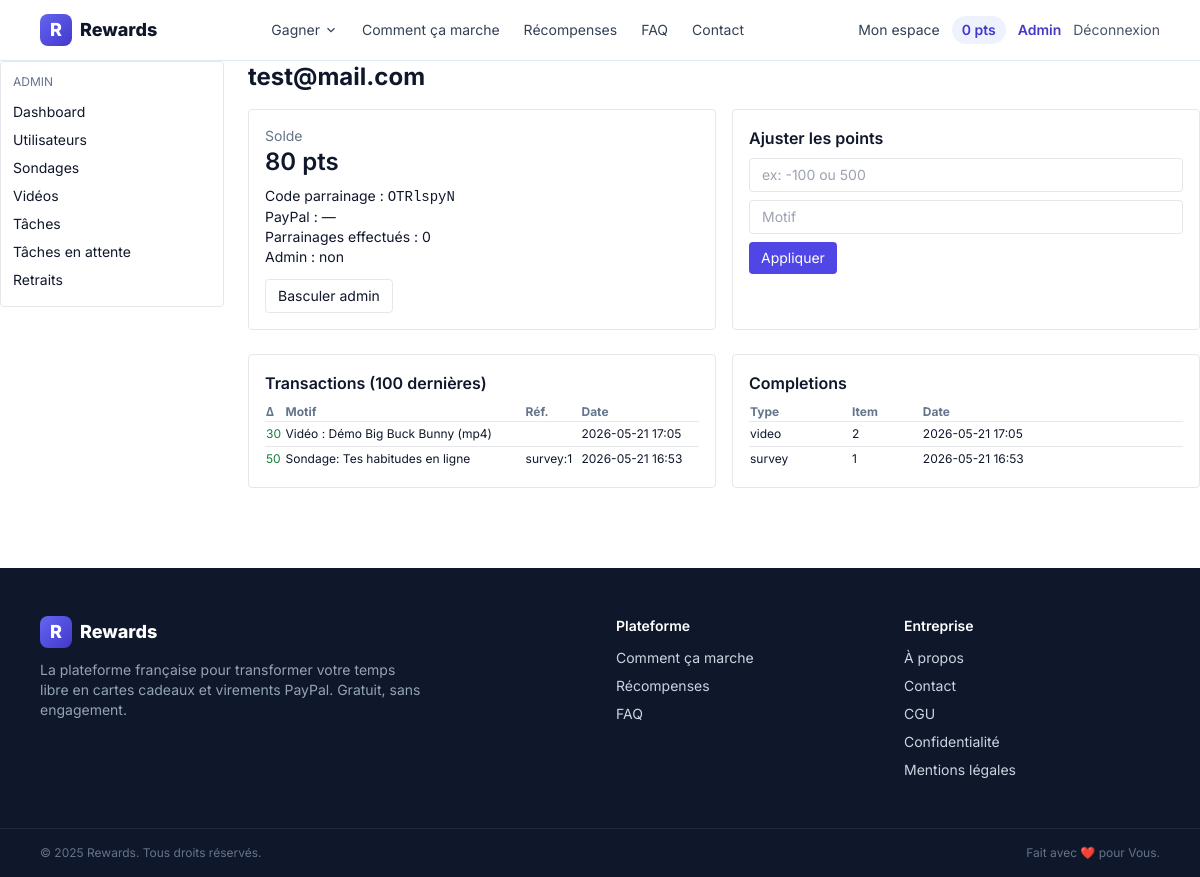
The app's page /admin/users/1 (signed in) with its own data.
### models.py (models this page shows, shortened)
class User(UserMixin, db.Model):
    __tablename__ = "users"
    id = db.Column(db.Integer, primary_key=True)
    email = db.Column(db.String(255), unique=True, nullable=False, index=True)
    password_hash = db.Column(db.String(255), nullable=False)
    points_balance = db.Column(db.Integer, default=0, nullable=False)
    referral_code = db.Column(db.String(16), unique=True, default=_gen_referral_code, nullable=False)
    referred_by_id = db.Column(db.Integer, db.ForeignKey("users.id"), nullable=True)
    paypal_email = db.Column(db.String(255), nullable=True)
    is_admin = db.Column(db.Boolean, default=False, nullable=False)
    created_at = db.Column(db.DateTime, default=datetime.utcnow, nullable=False)
    transactions = db.relationship("PointTransaction", backref="user", lazy="dynamic")
    completions = db.relationship("Completion", backref="user", lazy="dynamic")
    withdrawals = db.relationship("Withdrawal", backref="user", lazy="dynamic")

class PointTransaction(db.Model):
    __tablename__ = "point_transactions"
    id = db.Column(db.Integer, primary_key=True)
    user_id = db.Column(db.Integer, db.ForeignKey("users.id"), nullable=False)
    delta = db.Column(db.Integer, nullable=False)  # + ou -
    reason = db.Column(db.String(255), nullable=False)
    reference = db.Column(db.String(100), nullable=True)
    created_at = db.Column(db.DateTime, default=datetime.utcnow)

class Completion(db.Model):
    __tablename__ = "completions"
    id = db.Column(db.Integer, primary_key=True)
    user_id = db.Column(db.Integer, db.ForeignKey("users.id"), nullable=False)
    item_type = db.Column(db.String(20), nullable=False)  # 'survey' | 'video' | 'task'
    item_id = db.Column(db.Integer, nullable=False)
    completed_at = db.Column(db.DateTime, default=datetime.utcnow)
    __table_args__ = (
        db.UniqueConstraint("user_id", "item_type", "item_id", name="uniq_user_item"),
    )

### admin/routes.py (the view)
@admin_bp.route("/users/<int:user_id>")
@admin_required
def user_detail(user_id):
    user = db.session.get(User, user_id) or abort(404)
    txs = (PointTransaction.query.filter_by(user_id=user.id)
           .order_by(PointTransaction.id.desc()).limit(100).all())
    completions = (Completion.query.filter_by(user_id=user.id)
                   .order_by(Completion.id.desc()).limit(100).all())
    referrals_made = Referral.query.filter_by(referrer_id=user.id).count()
    return render_template("admin/user_detail.html",
                           user=user, txs=txs, completions=completions,
                           referrals_made=referrals_made)

### admin/routes.py (called while the page is built)
def admin_required(view):
    @wraps(view)
    @login_required
    def wrapper(*args, **kwargs):
        if not getattr(current_user, "is_admin", False):
            abort(403)
        return view(*args, **kwargs)
    return wrapper

### platforms/registry.py (called while the page is built)
def all_platforms(include_disabled: bool = False):
    return [p for p in PLATFORMS if include_disabled or p["enabled"]]

### templates/admin/user_detail.html (shortened to what this page needs)
{% extends "admin/_layout.html" %}
{% block admin_content %}
<h1 class="text-2xl font-bold mb-4">{{ user.email }}</h1>
<div class="grid md:grid-cols-2 gap-4 mb-6">
  <div class="bg-white border rounded p-4">
    <div class="text-sm text-slate-500">Solde</div>
    <div class="text-2xl font-semibold">{{ user.points_balance }} pts</div>
    <div class="text-sm mt-2">Code parrainage : <code>{{ user.referral_code }}</code></div>
    <div class="text-sm">PayPal : {{ user.paypal_email or "—" }}</div>
    <div class="text-sm">Parrainages effectués : {{ referrals_made }}</div>
    <div class="text-sm">Admin : {{ "oui" if user.is_admin else "non" }}</div>
    <form method="post" action="{{ url_for('admin.toggle_admin', user_id=user.id) }}" class="mt-3">
      <button class="text-sm px-3 py-1.5 border rounded hover:bg-slate-50">Basculer admin</button>
    </form>
  </div>
  <div class="bg-white border rounded p-4">
    <div class="font-semibold mb-2">Ajuster les points</div>
    <form method="post" action="{{ url_for('admin.adjust_points', user_id=user.id) }}" class="space-y-2">
      <input type="number" name="delta" placeholder="ex: -100 ou 500" class="border rounded px-3 py-1.5 w-full text-sm" required>
      <input type="text" name="reason" placeholder="Motif" class="border rounded px-3 py-1.5 w-full text-sm">
      <button class="bg-indigo-600 text-white px-3 py-1.5 rounded text-sm">Appliquer</button>
    </form>
  </div>
</div>
<div class="grid md:grid-cols-2 gap-4">
  <div class="bg-white border rounded p-4">
    <div class="font-semibold mb-2">Transactions (100 dernières)</div>
    <table class="w-full text-xs">
      <thead><tr class="text-left text-slate-500"><th>Δ</th><th>Motif</th><th>Réf.</th><th>Date</th></tr></thead>
      <tbody>
        {% for t in txs %}
        <tr class="border-t">
          <td class="py-1 {% if t.delta>0 %}text-green-700{% elif t.delta<0 %}text-red-700{% endif %}">{{ t.delta }}</td>
          <td>{{ t.reason }}</td>
          <td class="truncate max-w-[160px]">{{ t.reference or "" }}</td>
          <td>{{ t.created_at.strftime('%Y-%m-%d %H:%M') }}</td>
        </tr>
        {% endfor %}
      </tbody>
    </table>
  </div>
  <div class="bg-white border rounded p-4">
    <div class="font-semibold mb-2">Completions</div>
    <table class="w-full text-xs">
      <thead><tr class="text-left text-slate-500"><th>Type</th><th>Item</th><th>Date</th></tr></thead>
      <tbody>
        {% for c in completions %}
        <tr class="border-t"><td class="py-1">{{ c.item_type }}</td><td>{{ c.item_id }}</td><td>{{ c.completed_at.strftime('%Y-%m-%d %H:%M') }}</td></tr>
        {% endfor %}
      </tbody>
    </table>
  </div>
</div>
{% endblock %}

### templates/base.html (shortened to what this page needs)
<!doctype html>
<html lang="fr">
<head>
  <script src="https://cdn.tailwindcss.com"></script>
</head>
<body class="bg-white text-slate-900 min-h-screen flex flex-col">
<header class="bg-white/90 backdrop-blur border-b border-slate-200 sticky top-0 z-40">
  <div class="max-w-6xl mx-auto px-4 py-3 flex items-center justify-between">
    <a href="{{ url_for('index') }}" class="flex items-center gap-2 font-extrabold text-lg">
      <span class="inline-flex w-8 h-8 rounded-lg bg-gradient-to-br from-brand-500 to-brand-700 text-white items-center justify-center">R</span>
      <span>Rewards</span>
    </a>
    <nav class="hidden md:flex items-center gap-6 text-sm">
      <div class="relative group">
        <button class="text-slate-700 hover:text-brand-700 inline-flex items-center gap-1 py-2">
          Gagner
          <svg width="14" height="14" viewBox="0 0 24 24" fill="none" stroke="currentColor" stroke-width="2"><path d="M6 9l6 6 6-6"/></svg>
        </button>
      </div>
      <a href="{{ url_for('pages.how_it_works') }}" class="text-slate-700 hover:text-brand-700">Comment ça marche</a>
      <a href="{{ url_for('pages.rewards') }}" class="text-slate-700 hover:text-brand-700">Récompenses</a>
      <a href="{{ url_for('pages.faq') }}" class="text-slate-700 hover:text-brand-700">FAQ</a>
      <a href="{{ url_for('pages.contact') }}" class="text-slate-700 hover:text-brand-700">Contact</a>
    </nav>
    <div class="hidden md:flex items-center gap-3 text-sm">
      {% if current_user.is_authenticated %}
        <a href="{{ url_for('dashboard.home') }}" class="text-slate-700 hover:text-brand-700">Mon espace</a>
        <a href="{{ url_for('dashboard.home') }}" class="px-2.5 py-1 rounded-full bg-brand-50 text-brand-700 font-semibold">{{ current_user.points_balance }} pts</a>
        {% if current_user.is_admin %}
          <a href="{{ url_for('admin.dashboard') }}" class="text-brand-700 font-semibold">Admin</a>
        {% endif %}
        <a href="{{ url_for('auth.logout') }}" class="text-slate-600 hover:text-brand-700">Déconnexion</a>
      {% else %}
        <a href="{{ url_for('auth.login') }}" class="text-slate-700 hover:text-brand-700">Connexion</a>
        <a href="{{ url_for('auth.signup') }}" class="bg-brand-600 text-white px-4 py-2 rounded-lg font-semibold hover:bg-brand-700 shadow-sm">Commencer gratuitement</a>
      {% endif %}
    </div>
  </div>
</header>
<main class="flex-1">
  {% block content %}{% endblock %}
</main>
{% include 'partials/footer.html' %}
</body>
</html>

### templates/base.html (style rules this page uses)
body { font-family: 'Inter', system-ui, sans-serif; }

### records on screen
User: points_balance "0"
User: email "test@mail.com", points_balance "80", referral_code "OTRlspyN", paypal_email "—", is_admin "non"
PointTransaction: delta "30", reason "Vidéo : Démo Big Buck Bunny (mp4)", created_at "2026-05-21 17:05"
PointTransaction: delta "50", reason "Sondage: Tes habitudes en ligne", reference "survey:1", created_at "2026-05-21 16:53"
Completion: item_type "video", item_id "2", completed_at "2026-05-21 17:05"
Completion: item_type "survey", item_id "1", completed_at "2026-05-21 16:53"

### other values on screen
{{ referrals_made }} "0"
